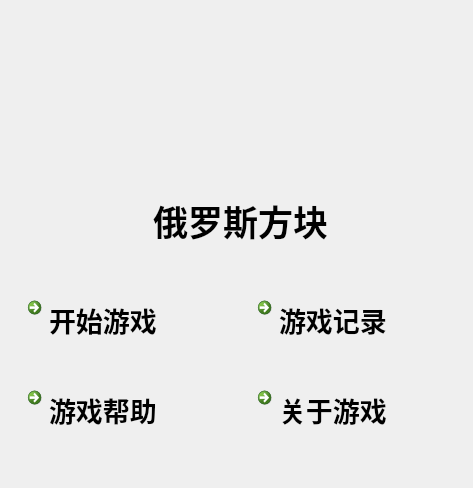
<?xml version="1.0" encoding="UTF-8"?>
<ui version="4.0">
 <class>MainWidget</class>
 <widget class="QWidget" name="MainWidget">
  <property name="geometry">
   <rect>
    <x>0</x>
    <y>0</y>
    <width>473</width>
    <height>488</height>
   </rect>
  </property>
  <property name="windowTitle">
   <string>俄罗斯方块</string>
  </property>
  <widget class="QLabel" name="label">
   <property name="geometry">
    <rect>
     <x>170</x>
     <y>50</y>
     <width>121</width>
     <height>121</height>
    </rect>
   </property>
   <property name="text">
    <string/>
   </property>
   <property name="pixmap">
    <pixmap resource="images.qrc">:/image/images/icon.ico</pixmap>
   </property>
   <property name="alignment">
    <set>Qt::AlignCenter</set>
   </property>
  </widget>
  <widget class="QLabel" name="label_2">
   <property name="geometry">
    <rect>
     <x>110</x>
     <y>190</y>
     <width>261</width>
     <height>61</height>
    </rect>
   </property>
   <property name="font">
    <font>
     <family>微软雅黑</family>
     <pointsize>26</pointsize>
     <weight>75</weight>
     <bold>true</bold>
    </font>
   </property>
   <property name="text">
    <string>俄罗斯方块</string>
   </property>
   <property name="alignment">
    <set>Qt::AlignCenter</set>
   </property>
  </widget>
  <widget class="QCommandLinkButton" name="StartButton">
   <property name="geometry">
    <rect>
     <x>20</x>
     <y>290</y>
     <width>201</width>
     <height>71</height>
    </rect>
   </property>
   <property name="font">
    <font>
     <family>Segoe UI</family>
     <pointsize>20</pointsize>
    </font>
   </property>
   <property name="text">
    <string>开始游戏</string>
   </property>
   <property name="icon">
    <iconset resource="images.qrc">
     <normaloff>:/image/images/start.png</normaloff>:/image/images/start.png</iconset>
   </property>
   <property name="iconSize">
    <size>
     <width>50</width>
     <height>50</height>
    </size>
   </property>
  </widget>
  <widget class="QCommandLinkButton" name="HelpButton">
   <property name="geometry">
    <rect>
     <x>20</x>
     <y>380</y>
     <width>201</width>
     <height>71</height>
    </rect>
   </property>
   <property name="font">
    <font>
     <family>Segoe UI</family>
     <pointsize>20</pointsize>
    </font>
   </property>
   <property name="text">
    <string>游戏帮助</string>
   </property>
   <property name="icon">
    <iconset resource="images.qrc">
     <normaloff>:/image/images/help.png</normaloff>:/image/images/help.png</iconset>
   </property>
   <property name="iconSize">
    <size>
     <width>50</width>
     <height>50</height>
    </size>
   </property>
  </widget>
  <widget class="QCommandLinkButton" name="AboutButton">
   <property name="geometry">
    <rect>
     <x>250</x>
     <y>380</y>
     <width>201</width>
     <height>71</height>
    </rect>
   </property>
   <property name="font">
    <font>
     <family>Segoe UI</family>
     <pointsize>20</pointsize>
    </font>
   </property>
   <property name="text">
    <string>关于游戏</string>
   </property>
   <property name="icon">
    <iconset resource="images.qrc">
     <normaloff>:/image/images/about.png</normaloff>:/image/images/about.png</iconset>
   </property>
   <property name="iconSize">
    <size>
     <width>50</width>
     <height>50</height>
    </size>
   </property>
  </widget>
  <widget class="QCommandLinkButton" name="RecordButton">
   <property name="geometry">
    <rect>
     <x>250</x>
     <y>290</y>
     <width>201</width>
     <height>71</height>
    </rect>
   </property>
   <property name="font">
    <font>
     <family>Segoe UI</family>
     <pointsize>20</pointsize>
    </font>
   </property>
   <property name="text">
    <string>游戏记录</string>
   </property>
   <property name="icon">
    <iconset resource="images.qrc">
     <normaloff>:/image/images/record.png</normaloff>:/image/images/record.png</iconset>
   </property>
   <property name="iconSize">
    <size>
     <width>50</width>
     <height>50</height>
    </size>
   </property>
  </widget>
 </widget>
 <layoutdefault spacing="6" margin="11"/>
 <resources>
  <include location="images.qrc"/>
 </resources>
 <connections/>
</ui>
